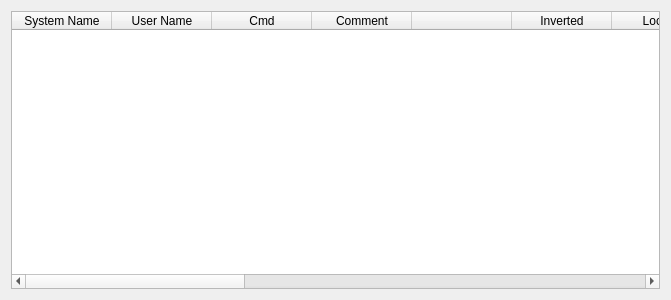
<?xml version="1.0" encoding="UTF-8"?>
<ui version="4.0">
 <class>TurnoutTableWidget</class>
 <widget class="QWidget" name="TurnoutTableWidget">
  <property name="geometry">
   <rect>
    <x>0</x>
    <y>0</y>
    <width>671</width>
    <height>300</height>
   </rect>
  </property>
  <property name="windowTitle">
   <string>Form</string>
  </property>
  <layout class="QVBoxLayout" name="verticalLayout">
   <item>
    <widget class="QTableWidget" name="tableWidget">
     <property name="columnCount">
      <number>17</number>
     </property>
     <column>
      <property name="text">
       <string>System Name</string>
      </property>
     </column>
     <column>
      <property name="text">
       <string>User Name</string>
      </property>
     </column>
     <column>
      <property name="text">
       <string>Cmd</string>
      </property>
     </column>
     <column>
      <property name="text">
       <string>Comment</string>
      </property>
     </column>
     <column>
      <property name="text">
       <string/>
      </property>
     </column>
     <column>
      <property name="text">
       <string>Inverted</string>
      </property>
     </column>
     <column>
      <property name="text">
       <string>Locked</string>
      </property>
     </column>
     <column>
      <property name="text">
       <string>Feedback</string>
      </property>
     </column>
     <column>
      <property name="text">
       <string>Mode</string>
      </property>
     </column>
     <column>
      <property name="text">
       <string>Sensor1</string>
      </property>
     </column>
     <column>
      <property name="text">
       <string>Sensor2</string>
      </property>
     </column>
     <column>
      <property name="text">
       <string>Automate</string>
      </property>
     </column>
     <column>
      <property name="text">
       <string/>
      </property>
     </column>
     <column>
      <property name="text">
       <string>Lock Mode</string>
      </property>
     </column>
     <column>
      <property name="text">
       <string>Decoder</string>
      </property>
     </column>
     <column>
      <property name="text">
       <string>Closed Speed</string>
      </property>
     </column>
     <column>
      <property name="text">
       <string>Thrown Speed</string>
      </property>
     </column>
    </widget>
   </item>
  </layout>
 </widget>
 <resources/>
 <connections/>
</ui>
